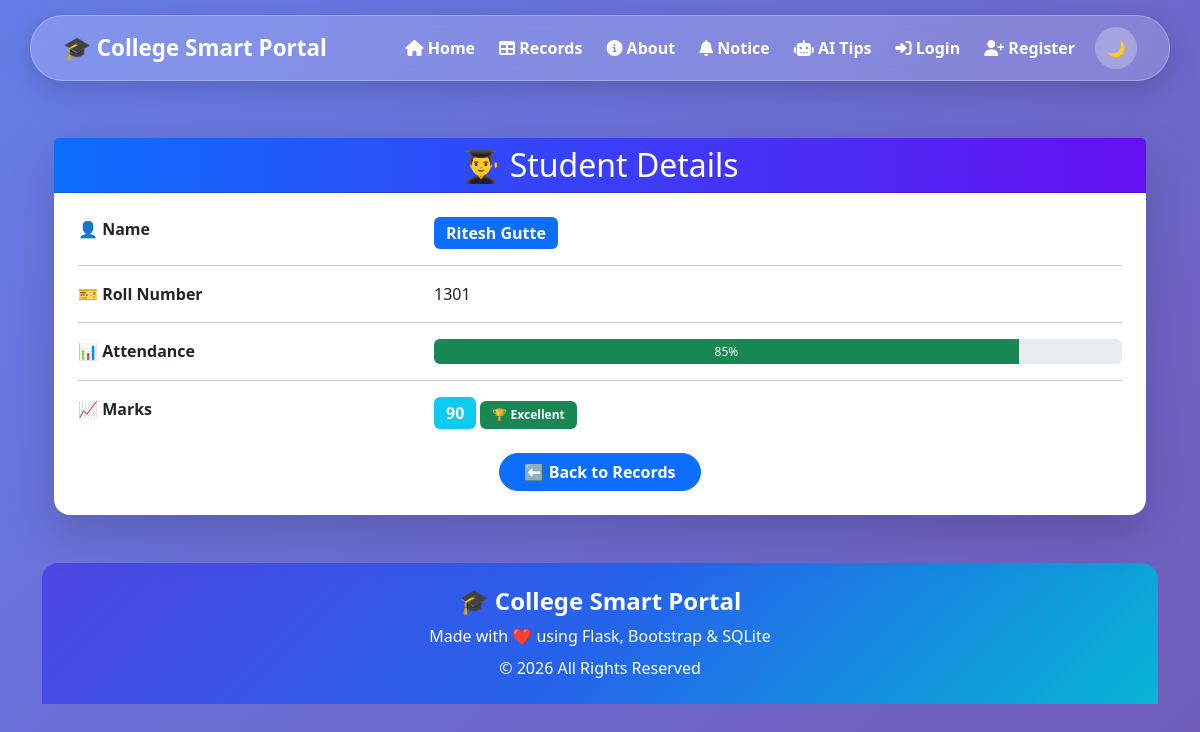
Screenshot of /student/1 with the database file from the repository.
### tables this page shows
CREATE TABLE students (
            id INTEGER PRIMARY KEY AUTOINCREMENT,
            name TEXT NOT NULL,
            roll TEXT UNIQUE NOT NULL,
            attendance INTEGER NOT NULL,
            marks INTEGER NOT NULL
            
        
        );

### app.py (the view)
@app.route("/student/<int:id>")
def student_detail(id):
    conn = get_db()
    student = conn.execute(
        "SELECT * FROM students WHERE id=?",
        (id,)
    ).fetchone()
    conn.close()
    if student is None:
        flash("Student Not Found!", "danger")
        return redirect(url_for("records"))
    return render_template("student_detail.html", student=student)

### app.py (called while the page is built)
def get_db():
    conn = sqlite3.connect("myproject.db")
    conn.row_factory = sqlite3.Row
    return conn

### templates/student_detail.html
{% extends 'base.html' %}
{% block content %}
<div class="container mt-5">
    <div class="card shadow-lg border-0 rounded-4">
        <div class="card-header text-center text-white"
             style="background:linear-gradient(90deg,#0d6efd,#6610f2);">
            <h2 class="mb-0">👨‍🎓 Student Details</h2>
        </div>
        <div class="card-body p-4">
            <div class="row mb-3">
                <div class="col-md-4 fw-bold">
                    👤 Name
                </div>
                <div class="col-md-8">
                    <span class="badge bg-primary fs-6">
                        {{ student.name }}
                    </span>
                </div>
            </div>
            <hr>
            <div class="row mb-3">
                <div class="col-md-4 fw-bold">
                    🎫 Roll Number
                </div>
                <div class="col-md-8">
                    {{ student.roll }}
                </div>
            </div>
            <hr>
            <div class="row mb-3">
                <div class="col-md-4 fw-bold">
                    📊 Attendance
                </div>
                <div class="col-md-8">
                    <div class="progress" style="height:25px;">
                        <div class="progress-bar bg-success"
                             style="width:{{ student.attendance }}%;">
                            {{ student.attendance }}%
                        </div>
                    </div>
                </div>
            </div>
            <hr>
            <div class="row mb-4">
                <div class="col-md-4 fw-bold">
                    📈 Marks
                </div>
                <div class="col-md-8">
                    <span class="badge bg-info fs-6">
                        {{ student.marks }}
                    </span>
                    {% if student.marks >= 90 %}
                        <span class="badge bg-success">🏆 Excellent</span>
                    {% elif student.marks >= 75 %}
                        <span class="badge bg-primary">👍 Good</span>
                    {% elif student.marks >= 60 %}
                        <span class="badge bg-warning text-dark">🙂 Average</span>
                    {% else %}
                        <span class="badge bg-danger">⚠️ Poor</span>
                    {% endif %}
                </div>
            </div>
            <div class="text-center">
                <a href="{{ url_for('records') }}"
                   class="btn btn-primary rounded-pill px-4">
                    ⬅️ Back to Records
                </a>
            </div>
        </div>
    </div>
</div>
{% endblock %}

### templates/base.html (style rules this page uses)
.card { transition:0.3s; }
.badge { padding:8px 12px; }
.btn { transition:0.3s; }
.card-body div { transition:.3s; }
.btn { border: radius 15px; font-weight:bold; }
body { background:linear-gradient(135deg,#667eea,#764ba2,#6dd5ed); background-size:300% 300%; animation:bgMove 12s ease infinite; }

### rows the page displays
students: name "Ritesh Gutte", roll "1301", attendance "85", marks "90"
